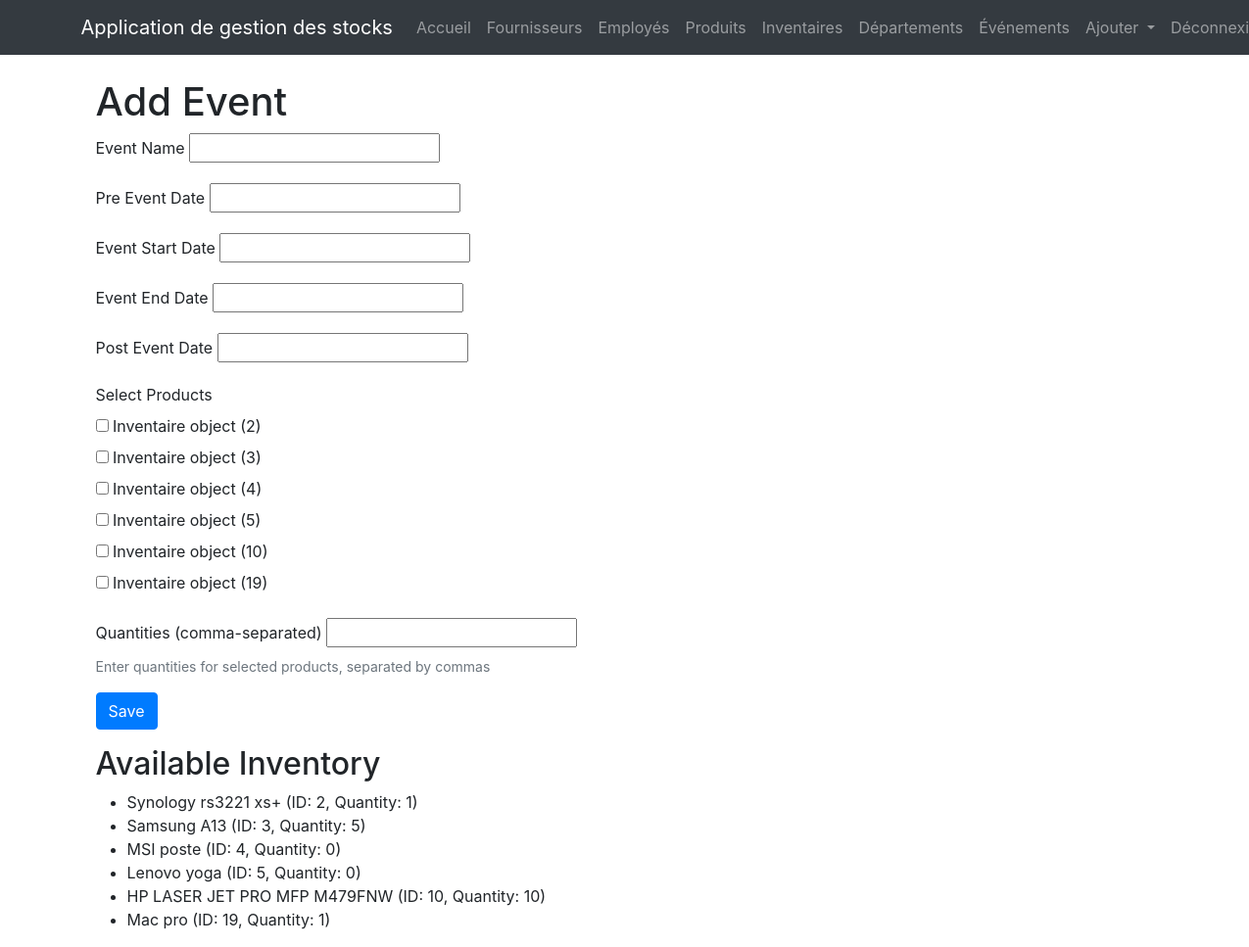
The app's page /api/events/create/ (signed in) with its own data.
### BeyondComV2/models.py (models this page shows, shortened)
class Inventaire(models.Model):
    inventaire_id = models.AutoField(primary_key=True)
    produit = models.ForeignKey(Produit, on_delete=models.CASCADE)
    etat_InOut_choices = [
        ('IN', 'IN'),
        ('OUT', 'OUT'),
    ]
    etat_InOut = models.CharField(max_length=20, choices=etat_InOut_choices, default='IN')
    date_in = models.DateField()
    quantite_produit = models.IntegerField()
    old_quantity = models.IntegerField(null=True, blank=True)  # New field
    last_updated = models.DateTimeField(auto_now=True)
    state_choices = [
        ('On', 'On'),
        ('Off', 'Off'),
        ('Maintenance', 'Maintenance')
    ]
    state = models.CharField(max_length=20, choices=state_choices, default='On')

class Produit(models.Model):
    produit_id = models.AutoField(primary_key=True)
    produit_name = models.CharField(max_length=100)
    category = models.CharField(max_length=100)
    code_bar = models.CharField(max_length=32, unique=True, editable=False)
    prix = models.DecimalField(max_digits=12, decimal_places=2)
    description = models.TextField()
    fournisseur = models.ForeignKey('Fournisseur', on_delete=models.CASCADE)
    departement = models.ForeignKey('Departement', on_delete=models.SET_NULL, null=True)
    warranty_period = models.IntegerField(null=True, blank=True)  # in months
    warranty_start_date = models.DateTimeField(null=True, blank=True)
    warranty_end_date = models.DateTimeField(null=True, blank=True)
    warranty_isValid = models.BooleanField(default=False)

### BeyondComV2/views.py (the view)
# urls.py: path('events/create/', views.event_create, name='event_create'),
def event_create(request):
    if request.method == 'POST':
        form = EventProductForm(request.POST)
        if form.is_valid():
            try:
                with transaction.atomic():
                    event_data = form.cleaned_data
                    if not (event_data['event_pre_date'] <= event_data['event_start'] <=
                           event_data['event_end'] <= event_data['event_post_date']):
                        raise ValidationError("Dates must be in sequence: pre_date ≤ start ≤ end ≤ post_date")
                    event = form.save(commit=False)
                    event.save()
                    produits = form.cleaned_data['produits']
                    quantites = [int(q.strip()) for q in form.cleaned_data['quantites'].split(',')]
                    if len(produits) != len(quantites):
                        raise ValidationError("Number of products and quantities must match")
                    for produit, requested_quantity in zip(produits, quantites):
                        if requested_quantity <= 0:
                            raise ValidationError(f"Invalid quantity for {produit.produit.produit_name}")
                        if requested_quantity > produit.quantite_produit:
                            raise ValidationError(
                                f"Requested quantity ({requested_quantity}) exceeds available quantity "
                                f"({produit.quantite_produit}) for {produit.produit.produit_name}"
                            )
                        old_quantity = produit.quantite_produit
                        remaining_quantity = old_quantity - requested_quantity
                        produit.old_quantity = old_quantity
                        produit.quantite_produit = requested_quantity
                        produit.etat_InOut = 'OUT'
                        produit.save()
                        if remaining_quantity > 0:
                            Inventaire.objects.create(
                                produit=produit.produit,
                                etat_InOut='IN',
                                date_in=produit.date_in,
                                quantite_produit=remaining_quantity,
                                state=produit.state
                            )
                        event.list_of_products.add(produit)
                    messages.success(request, 'Event created successfully.')
                    return redirect('event_list')
            except ValidationError as e:
                messages.error(request, str(e))
            except Exception as e:
                messages.error(request, f"An error occurred: {str(e)}")
    else:
        form = EventProductForm()
    context = {
        'form': form,
        'available_inventory': Inventaire.objects.filter(
            etat_InOut='IN',
            state='On'
        ).select_related('produit')
    }
    return render(request, 'BeyondComV2/event_form.html', context)

### BeyondComV2/forms.py
class EventProductForm(forms.ModelForm):
    produits = forms.ModelMultipleChoiceField(
        queryset=Inventaire.objects.filter(etat_InOut='IN', state='On'),  # Modified filter
        widget=forms.CheckboxSelectMultiple,
        required=True,
        label="Select Products"
    )
    quantites = forms.CharField(
        widget=forms.TextInput(),
        required=True,
        help_text="Enter quantities for selected products, separated by commas"
    )
    class Meta:
        model = Event
        fields = ['event_name', 'event_pre_date', 'event_start', 'event_end', 'event_post_date', 'produits', 'quantites']

### BeyondComV2/models.py (called while the page is built)
    def handle_event_pre_date(self):
        try:
            with transaction.atomic():
                products_to_update = self.list_of_products.filter(etat_InOut='IN')
                if products_to_update.exists():
                    for inventaire in products_to_update:
                        inventaire.etat_InOut = 'OUT'
                        inventaire.save()
                    print(f"Products moved OUT for event: {self.event_name}")
                return True
        except Exception as e:
            print(f"Error in handle_event_pre_date: {str(e)}")
            return False

    def handle_event_post_date(self):
        try:
            with transaction.atomic():
                products_to_update = self.list_of_products.filter(etat_InOut='OUT')
                if products_to_update.exists():
                    for inventaire in products_to_update:
                        inventaire.etat_InOut = 'IN'
                        inventaire.save()
                    print(f"Products moved IN for event: {self.event_name}")
                return True
        except Exception as e:
            print(f"Error in handle_event_post_date: {str(e)}")
            return False

    def save(self, *args, **kwargs):
        is_new = self.pk is None
        super().save(*args, **kwargs)
        if is_new:
            current_time = timezone.now()
            if current_time >= self.event_pre_date:
                self.handle_event_pre_date()
            if current_time >= self.event_post_date:
                self.handle_event_post_date()

### BeyondComV2/templates/BeyondComV2/event_form.html (shortened to what this page needs)
{% extends 'BeyondComV2/base.html' %}
{% block content %}
<div class="container">
    <h1>{{ form.instance.pk|yesno:"Edit Event,Add Event" }}</h1>
    <form method="post" id="event-form">
        <div class="form-group">
            <label for="{{ form.event_name.id_for_label }}">Event Name</label>
            {{ form.event_name }}
        </div>
        <div class="form-group">
            <label for="{{ form.event_pre_date.id_for_label }}">Pre Event Date</label>
            {{ form.event_pre_date }}
        </div>
        <div class="form-group">
            <label for="{{ form.event_start.id_for_label }}">Event Start Date</label>
            {{ form.event_start }}
        </div>
        <div class="form-group">
            <label for="{{ form.event_end.id_for_label }}">Event End Date</label>
            {{ form.event_end }}
        </div>
        <div class="form-group">
            <label for="{{ form.event_post_date.id_for_label }}">Post Event Date</label>
            {{ form.event_post_date }}
        </div>
        <div class="form-group">
            <label for="id_produits">Select Products</label>
            {{ form.produits }}
        </div>
        <div class="form-group">
            <label for="id_quantites">Quantities (comma-separated)</label>
            {{ form.quantites }}
            {% if form.quantites.help_text %}
                <small class="form-text text-muted">{{ form.quantites.help_text }}</small>
            {% endif %}
        </div>
        <div class="form-group">
            <button type="submit" class="btn btn-primary">Save</button>
        </div>
    </form>
    <h2>Available Inventory</h2>
    <ul>
        {% for inventaire in form.produits.field.queryset %}
            <li>{{ inventaire.produit.produit_name }} (ID: {{ inventaire.inventaire_id }}, Quantity: {{ inventaire.quantite_produit }})</li>
        {% endfor %}
    </ul>
</div>
<link rel="stylesheet" href="https://maxcdn.bootstrapcdn.com/bootstrap/4.5.2/css/bootstrap.min.css">
<link rel="stylesheet" href="https://cdnjs.cloudflare.com/ajax/libs/bootstrap-datepicker/1.9.0/css/bootstrap-datepicker.min.css">
{% endblock %}

### records on screen
Inventaire: produit.produit_name "Synology rs3221 xs+", inventaire_id "2", quantite_produit "1"
Inventaire: produit.produit_name "Samsung A13", inventaire_id "3", quantite_produit "5"
Inventaire: produit.produit_name "MSI poste", inventaire_id "4", quantite_produit "0"
Inventaire: produit.produit_name "Lenovo yoga", inventaire_id "5", quantite_produit "0"
Inventaire: produit.produit_name "HP LASER JET PRO MFP M479FNW", inventaire_id "10", quantite_produit "10"
Inventaire: produit.produit_name "Mac pro", inventaire_id "19", quantite_produit "1"
